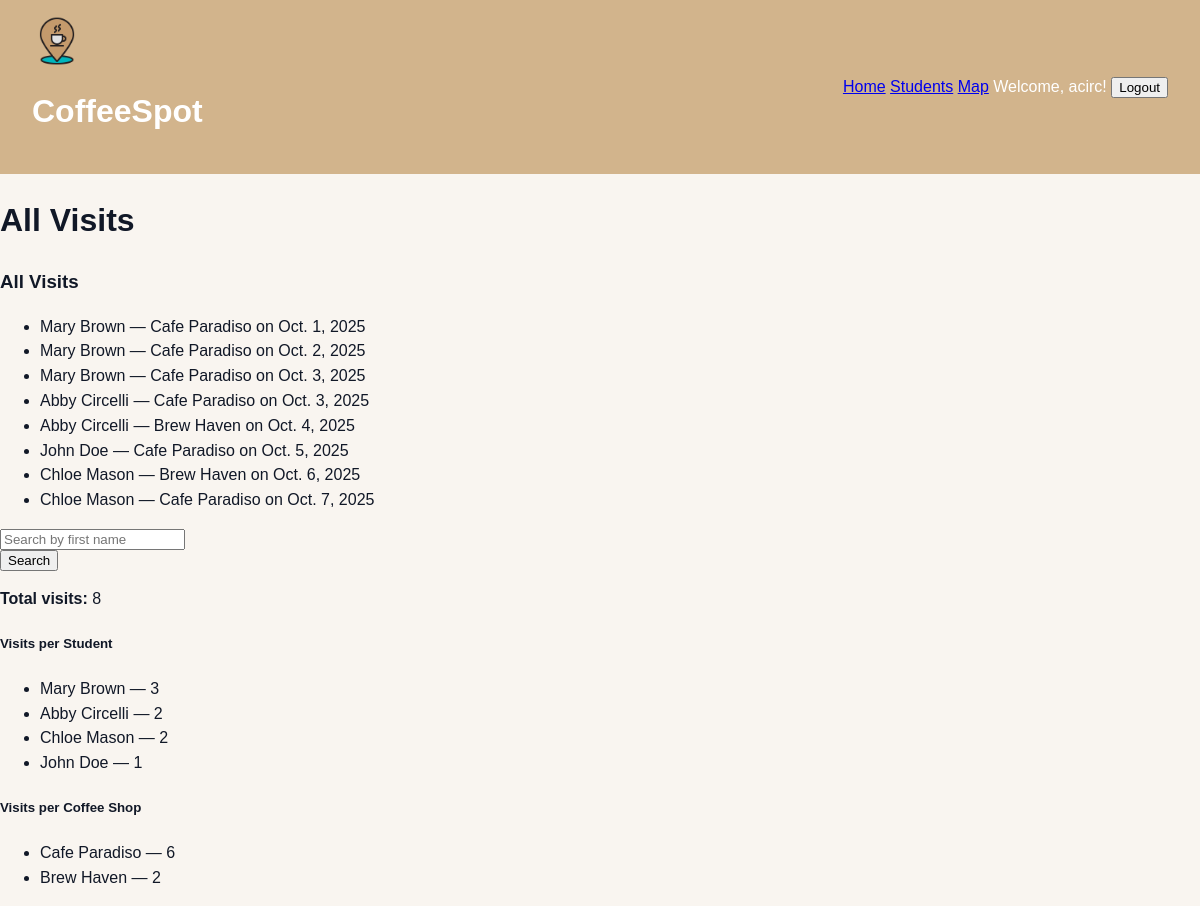
Page /students/visits/ (signed in) on the committed database.
### students/models.py (models this page shows, shortened)
class Visit(models.Model):
    student = models.ForeignKey(Student, on_delete=models.PROTECT)
    shop = models.ForeignKey(CoffeeShop, on_delete=models.PROTECT)
    visit_date = models.DateField()
    study_duration = models.IntegerField(default=0)
    class Meta:
        constraints = [
            models.UniqueConstraint(fields=['student', 'shop', 'visit_date'], name='unique_visit_date')
        ]
        ordering = ['visit_date']

class Student(models.Model):
    student_id = models.AutoField(primary_key=True)
    first_name = models.CharField(max_length=45)
    last_name = models.CharField(max_length=45)
    campus_address = models.CharField(max_length=200)
    major = models.CharField(max_length=100, blank=True)

class CoffeeShop(models.Model):
    shop_id = models.AutoField(primary_key=True)
    name = models.CharField(max_length=100)
    location = models.CharField(max_length=200)
    capacity = models.IntegerField(default=0)

### students/views.py (the view)
# urls.py: path("visits/", VisitListView.as_view(), name="visit-list"),
class VisitListView(LoginRequiredMixin, ListView):
    model = Visit
    template_name = "visit_list.html"
    context_object_name = "visit_list"
    def get_queryset(self):
        q = self.request.GET.get("q", "")
        if q:
            return Visit.objects.filter(student__first_name__icontains=q)
        return Visit.objects.all()
    def get_context_data(self, **kwargs):
        ctx = super().get_context_data(**kwargs)
        ctx["q"] = self.request.GET.get("q", "")
        ctx["visits_per_student"] = (
            Visit.objects.values("student__first_name", "student__last_name")
            .annotate(count=Count("id"))
            .order_by("-count")
        )
        ctx["visits_per_shop"] = (
            Visit.objects.values("shop__name")
            .annotate(count=Count("id"))
            .order_by("-count")
        )
        ctx["total_visits"] = Visit.objects.count()
        return ctx

### templates/visit_list.html (shortened to what this page needs)
{% extends "base.html" %}
{% block page_title %}All Visits{% endblock %}
{% block content %}
  <h3>All Visits</h3>
  <ul>
    {% for visit in visit_list %}
      <li>
        {{ visit.student.first_name }} {{ visit.student.last_name }}
        — {{ visit.shop.name }} on {{ visit.visit_date }}
      </li>
    {% empty %}
      <li><em>No visits found.</em></li>
    {% endfor %}
  </ul>
  <form method="get" class="row g-2 mb-3">
    <div class="col-auto">
      <input type="search" name="q" value="{{ q }}" class="form-control"
             placeholder="Search by first name">
    </div>
    <div class="col-auto">
      <button class="btn btn-primary" type="submit">Search</button>
    </div>
  </form>
  <p><strong>Total visits:</strong> {{ total_visits }}</p>
  <h5>Visits per Student</h5>
  <ul>
    {% for g in visits_per_student %}
      <li>{{ g.student__first_name }} {{ g.student__last_name }} — {{ g.count }}</li>
    {% endfor %}
  </ul>
  <h5>Visits per Coffee Shop</h5>
  <ul>
    {% for g in visits_per_shop %}
      <li>{{ g.shop__name }} — {{ g.count }}</li>
    {% endfor %}
  </ul>
{% endblock %}

### templates/base.html (shortened to what this page needs)
{% load static %}
{% load static %}
<head>
    <link rel="stylesheet" href="{% static 'style.css' %}">
</head>
<body>
    <header class="site-header">
        <div class="header-container">
            <div class="brand">
                <img src="{% static 'coffee_icon.png' %}" alt="Logo" class="logo">
                <h1 class="site-title">CoffeeSpot</h1>
            </div>
            <nav class="nav">
                <a href="/">Home</a>
                <a href="/students/">Students</a>
                <a href="/map/">Map</a>
                {% if user.is_authenticated %}
                    <span class="welcome-text">Welcome, {{ user.username }}!</span>
                    <form method="post" action="{% url 'logout_urlpattern' %}" style="display:inline;">
                        <button type="submit" class="logout-btn">Logout</button>
                    </form>
                {% else %}
                    <a href="{% url 'login_urlpattern' %}">Login</a>
                    <a href="{% url 'signup_urlpattern' %}">Sign Up</a>
                {% endif %}
            </nav>
        </div>
    </header>
    <h1>{% block page_title %}{% endblock %}</h1>
    {% block content %}{% endblock %}
</body>

### static/style.css (style rules this page uses)
body { background-color: #f9f5f0; font-family: 'Poppins', sans-serif; color: #111827; line-height: 1.55; margin: 0; }
.site-header { background-color: #d2b48c; padding: 1rem 2rem; color: white; }
.header-container { display: flex; justify-content: space-between; align-items: center; }
.logo { width: 50px; height: 50px; object-fit: contain; }

### rows in the picture
Visit: student.first_name "Mary", student.last_name "Brown", shop.name "Cafe Paradiso", visit_date "Oct. 1, 2025"
Visit: student.first_name "Mary", student.last_name "Brown", shop.name "Cafe Paradiso", visit_date "Oct. 2, 2025"
Visit: student.first_name "Mary", student.last_name "Brown", shop.name "Cafe Paradiso", visit_date "Oct. 3, 2025"
Visit: student.first_name "Abby", student.last_name "Circelli", shop.name "Cafe Paradiso", visit_date "Oct. 3, 2025"
Visit: student.first_name "Abby", student.last_name "Circelli", shop.name "Brew Haven", visit_date "Oct. 4, 2025"
Visit: student.first_name "John", student.last_name "Doe", shop.name "Cafe Paradiso", visit_date "Oct. 5, 2025"
Visit: student.first_name "Chloe", student.last_name "Mason", shop.name "Brew Haven", visit_date "Oct. 6, 2025"
Visit: student.first_name "Chloe", student.last_name "Mason", shop.name "Cafe Paradiso", visit_date "Oct. 7, 2025"
Student: student__first_name "Mary", student__last_name "Brown", count "3"
Student: student__first_name "Abby", student__last_name "Circelli", count "2"
Student: student__first_name "Chloe", student__last_name "Mason", count "2"
Student: student__first_name "John", student__last_name "Doe", count "1"

### other values in the picture
{{ user.username }} "acirc"
{{ total_visits }} "8"
{{ g.shop__name }} "Cafe Paradiso" "Brew Haven"
{{ g.count }} "6" "2"
